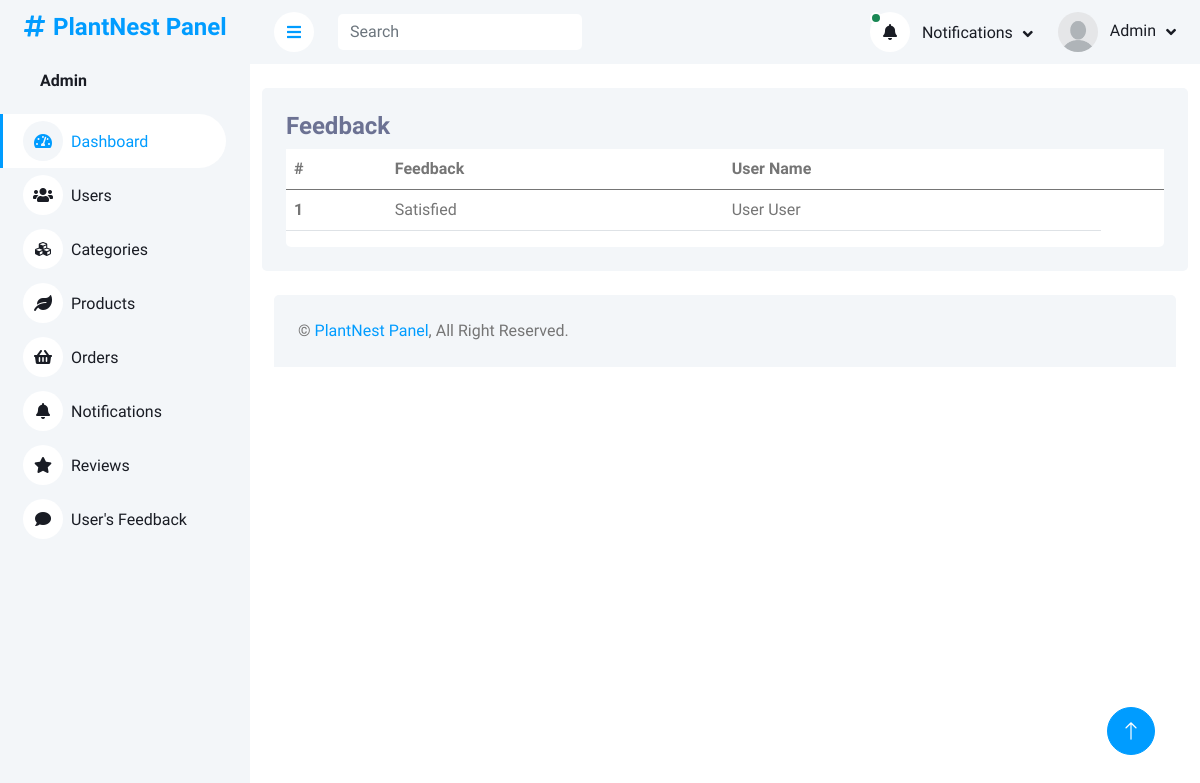
The page /adminPanel/feedback.php (signed in) on the database its author committed.
### tables this page shows
CREATE TABLE `feedback` (
  `feedbackID` int(11) NOT NULL,
  `feedbackUserID` int(11) DEFAULT NULL,
  `feedback` varchar(325) DEFAULT NULL
);

CREATE TABLE `users` (
  `userID` int(11) NOT NULL,
  `firstName` varchar(225) DEFAULT NULL,
  `lastName` varchar(225) DEFAULT NULL,
  `userEmail` varchar(225) NOT NULL,
  `userPassword` varchar(225) DEFAULT NULL
);

### adminPanel/feedback.php (the view, shortened to what this page needs)
<?php
include('header_admin.php')
?>
<div class="container pt-4">
    <div class="bg-light rounded p-4">
        <div class="row">
            <div class="col-12">
                <div class="bg-white rounded h-100 ">
                    <div class="d-flex bg-light justify-content-between">
                        <h4>Feedback</h4>
                    </div>
                    <div class="table-responsive bg- ">
                        <table class="table">
                        <thead>
                                <tr>
                                    <th scope="col">#</th>
                                    <th scope="col">Feedback</th>
                                    <th scope="col">User Name</th>
                                    <th scope="col"> </th>
                                </tr>
                            </thead>
                            <tbody>
                                <?php
                        $query = $pdo->query("SELECT * FROM feedback INNER JOIN users on feedback.feedbackUserID = users.userID;");
                        $result = $query->fetchAll(PDO::FETCH_ASSOC);
                        foreach($result as $row){
                        ?>
                                <tr class="tr-row">
                                <th scope="row">
                                            <?php echo $row['feedbackID'] ?>
                                        </th>
                                    <td>
                                    <?php echo $row['feedback'] ?>
                                    </td>
                                    <td>
                                    <?php echo ucfirst($row['firstName'] )?>
                                    <?php echo ucfirst($row['lastName'] )?>
                                    </td>
                                </tr>
                                <?php
                        };
                                       ?>
                            </tbody>
                        </table>
                    </div>
                </div>
            </div>
        </div>
    </div>
</div>
<?php
include('footer.php')
?>

### adminPanel/header_admin.php (shortened to what this page needs)
<?php
include("php/query.php");
?>
<!DOCTYPE html>
<html lang="en">
<head>
    <link href="https://cdnjs.cloudflare.com/ajax/libs/font-awesome/5.10.0/css/all.min.css" rel="stylesheet">
    <link href="https://cdn.jsdelivr.net/npm/bootstrap-icons@1.4.1/font/bootstrap-icons.css" rel="stylesheet">
    <link href="lib/owlcarousel/assets/owl.carousel.min.css" rel="stylesheet">
    <link href="lib/tempusdominus/css/tempusdominus-bootstrap-4.min.css" rel="stylesheet" />
    <link href="css/bootstrap.min.css" rel="stylesheet">
    <link href="css/style.css" rel="stylesheet">
</head>
<body>
    <div class="container-xxl position-relative bg-white d-flex p-0">
        <div class="sidebar pe-4 pb-3">
            <nav class="navbar bg-light navbar-light">
                <a href="index.php" class="navbar-brand mx-4 mb-3">
                    <div>
                    <h4 class="text-primary"><i class="fa fa-hashtag me-2"></i>PlantNest Panel</h4>
                    </div>
                </a>
                <div class="d-flex align-items-center ms-4 mb-4">
                    <div class="ms-3">
                    <?php
                                 if(isset($_SESSION['Admin'])){
                                    $admin = $_SESSION['Admin'];
                                 foreach($admin as $value){
                                    $U_ID =   $value['adminID'];
                                  $query = $pdo->prepare("SELECT * FROM admins WHERE adminID = :iD ");
                                  $query->bindParam(':iD',  $U_ID);
                                  $query->execute();
                                  $result = $query->fetch(PDO::FETCH_ASSOC);
                        ?>
                         <h6 class="mb-0">
                             <span><?php echo ucfirst($result['adminName'])?></span>
                            </h6>
</span>    <?php
                      };
                    }
                        ?>
                    </div>
                </div>
                <div class="navbar-nav w-100">
                <a href="index.php" class="nav-item nav-link active"><i class="fa fa-tachometer-alt me-2"></i>Dashboard</a>
                    <a href="users.php" class="nav-item nav-link "><i class="fa fa-users me-2"></i>Users</a>
                    <a href="category.php" class="nav-item nav-link"><i class="fa fa-cubes me-2"></i>Categories</a>
                    <a href="products.php" class="nav-item nav-link"><i class="fa fa-leaf me-2"></i>Products</a>
                    <a href="orders.php" class="nav-item nav-link"><i class="fa fa-shopping-basket me-2"></i>Orders</a>
                    <a href="notifications.php" class="nav-item nav-link"><i class="fa fa-bell me-2"></i>Notifications</a>
                    <a href="reviews.php" class="nav-item nav-link"><i class="fa fa-star me-2"></i>Reviews</a>
                    <a href="feedback.php" class="nav-item nav-link"><i class="fa fa-comment me-2"></i>User's Feedback</a>
                </div>
            </nav>
        </div>
        <div class="content">
            <nav class="navbar navbar-expand bg-light navbar-light sticky-top px-4 py-0">
                <a href="#" class="sidebar-toggler flex-shrink-0">
                    <i class="fa fa-bars"></i>
                </a>
                <form class=" d-none d-md-flex ms-4">
                    <input id="taskFilter" name="search-query" class="taskFilter form-control border-0" type="search"
                        placeholder="Search">
                </form>
                <div class="navbar-nav align-items-center ms-auto">
                    <div class="nav-item dropdown">
                        <?php
                            $query = $pdo->query("SELECT * from final_order  INNER JOIN  users on
                            final_order.user_id = users.userID    where orderStatus	 = 'pending'  LIMIT 2");
                        $result = $query->fetchAll(PDO::FETCH_ASSOC);
                        if (empty($result)) {
                            ?>
                            <a href="#" class="nav-link dropdown-toggle " data-bs-toggle="dropdown">
                                <i class="fa fa-bell me-lg-2">
                                </i>
                                <span class="d-none d-lg-inline-flex">Notifications</span>
                            </a>
                            <?php
                        } else {
                            ?>
                            <a href="#" class="nav-link dropdown-toggle " data-bs-toggle="dropdown">
                                <i class="fa fa-bell me-lg-2 position-relative">
                                    <div
                                        class="bg-success rounded-circle border border-2 border-white position-absolute top-0 start-0 p-1">
                                    </div>
                                </i>
                                <span class="d-none d-lg-inline-flex">Notifications</span>
                            </a>
                            <?php
                        } ?>
                    </div>
                    <div class="nav-item dropdown">
                        <a href="#" class="nav-link dropdown-toggle" data-bs-toggle="dropdown">
                        <?php
                                 if(isset($_SESSION['Admin'])){
                                    $admin = $_SESSION['Admin'];
                                 foreach($admin as $value){
                                    $U_ID =   $value['adminID'];
                                  $query = $pdo->prepare("SELECT * FROM admins WHERE adminID = :iD ");
                                  $query->bindParam(':iD',  $U_ID);
                                  $query->execute();
                                  $result = $query->fetch(PDO::FETCH_ASSOC);
                              if($result['adminImage']){
                        ?>
                        <img class="rounded-circle me-lg-2" src="img/<?php echo $result['adminImage'] ?>" alt="" style="width: 40px; height: 40px;">
                            <?php
                              }else if(empty($result['adminImage'])){
                                ?>
                        <img class="rounded-circle me-lg-2" src="img/user.jpg" alt="" style="width: 40px; height: 40px;">
                                <?php
                              }
                            ?>
                                <span class="d-none d-lg-inline-flex">
                                    <?php echo ucfirst($result['adminName']) ?>
                                </span>
                                <?php
                            }
                        }
                            ?>
                        </a>
                    </div>
                </div>
            </nav>

### adminPanel/css/style.css (style rules this page uses)
:root { --primary: #009CFF; --light: #F3F6F9; --dark: #191C24; }
.sidebar { position: fixed; top: 0; left: 0; bottom: 0; width: 250px; height: 100vh; overflow-y: auto; background: var(--light); transition: 0.5s; z-index: 999; }
.content { margin-left: 250px; min-height: 100vh; background: #FFFFFF; transition: 0.5s; }
@media (min-width: 992px) { .sidebar { margin-left: 0; } }
@media (min-width: 992px) { .content { width: calc(100% - 250px); } }
.sidebar .navbar .navbar-nav .nav-link { padding: 7px 20px; color: var(--dark); font-weight: 500; border-left: 3px solid var(--light); border-radius: 0 30px 30px 0; outline: none; }
.sidebar .navbar .navbar-nav .nav-link:hover, .sidebar .navbar .navbar-nav .nav-link.active { color: var(--primary); background: #FFFFFF; border-color: var(--primary); }
.sidebar .navbar .navbar-nav .nav-link i { width: 40px; height: 40px; display: inline-flex; align-items: center; justify-content: center; background: #FFFFFF; border-radius: 40px; }
.sidebar .navbar .navbar-nav .nav-link:hover i, .sidebar .navbar .navbar-nav .nav-link.active i { background: var(--light); }
.content .navbar .navbar-nav .nav-link { margin-left: 25px; padding: 12px 0; color: var(--dark); outline: none; }
.content .navbar .sidebar-toggler, .content .navbar .navbar-nav .nav-link i { width: 40px; height: 40px; display: inline-flex; align-items: center; justify-content: center; background: #FFFFFF; border-radius: 40px; }
.content .navbar .dropdown-toggle::after { margin-left: 6px; vertical-align: middle; border: none; content: "\f107"; font-family: "Font Awesome 5 Free"; font-weight: 900; transition: .5s; }

### adminPanel/header_admin.php (style rules this page uses)
h4 { color: #6C7293; }

### rows shown on the page
feedback: feedbackID "1", feedback "Satisfied", feedbackUserID.firstName "User", feedbackUserID.lastName "User"

### other values the page prints
$result['adminName'] "Admin"
